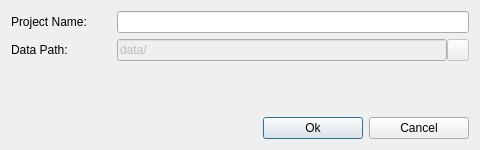
<?xml version="1.0" encoding="UTF-8"?>
<ui version="4.0">
 <class>NewProjectWindow</class>
 <widget class="QDialog" name="NewProjectWindow">
  <property name="windowModality">
   <enum>Qt::ApplicationModal</enum>
  </property>
  <property name="geometry">
   <rect>
    <x>0</x>
    <y>0</y>
    <width>480</width>
    <height>150</height>
   </rect>
  </property>
  <property name="minimumSize">
   <size>
    <width>480</width>
    <height>150</height>
   </size>
  </property>
  <property name="windowTitle">
   <string>New Project</string>
  </property>
  <property name="modal">
   <bool>true</bool>
  </property>
  <layout class="QVBoxLayout" name="verticalLayout_2">
   <property name="sizeConstraint">
    <enum>QLayout::SetMaximumSize</enum>
   </property>
   <item>
    <widget class="QWidget" name="widget" native="true">
     <property name="sizePolicy">
      <sizepolicy hsizetype="Preferred" vsizetype="Maximum">
       <horstretch>0</horstretch>
       <verstretch>0</verstretch>
      </sizepolicy>
     </property>
     <layout class="QGridLayout" name="gridLayout">
      <property name="leftMargin">
       <number>0</number>
      </property>
      <property name="topMargin">
       <number>0</number>
      </property>
      <property name="rightMargin">
       <number>0</number>
      </property>
      <property name="bottomMargin">
       <number>0</number>
      </property>
      <item row="1" column="0">
       <widget class="QLabel" name="lblPathData">
        <property name="baseSize">
         <size>
          <width>0</width>
          <height>0</height>
         </size>
        </property>
        <property name="text">
         <string>Data Path:</string>
        </property>
       </widget>
      </item>
      <item row="0" column="0">
       <widget class="QLabel" name="lblProjectName">
        <property name="minimumSize">
         <size>
          <width>100</width>
          <height>0</height>
         </size>
        </property>
        <property name="baseSize">
         <size>
          <width>100</width>
          <height>0</height>
         </size>
        </property>
        <property name="text">
         <string>Project Name:</string>
        </property>
       </widget>
      </item>
      <item row="0" column="2">
       <widget class="QLineEdit" name="txtProjectName"/>
      </item>
      <item row="1" column="2">
       <widget class="QWidget" name="widget_2" native="true">
        <layout class="QHBoxLayout" name="horizontalLayout_4">
         <property name="spacing">
          <number>0</number>
         </property>
         <property name="leftMargin">
          <number>0</number>
         </property>
         <property name="topMargin">
          <number>0</number>
         </property>
         <property name="rightMargin">
          <number>0</number>
         </property>
         <property name="bottomMargin">
          <number>0</number>
         </property>
         <item>
          <widget class="QLineEdit" name="txtPathData">
           <property name="enabled">
            <bool>false</bool>
           </property>
           <property name="text">
            <string>data/</string>
           </property>
          </widget>
         </item>
         <item>
          <widget class="QToolButton" name="btnDataFolder">
           <property name="enabled">
            <bool>false</bool>
           </property>
           <property name="maximumSize">
            <size>
             <width>22</width>
             <height>22</height>
            </size>
           </property>
           <property name="text">
            <string/>
           </property>
           <property name="icon">
            <iconset resource="MagicGameEditor.qrc">
             <normaloff>:/MagicGameEditor/Images/folder.png</normaloff>:/MagicGameEditor/Images/folder.png</iconset>
           </property>
          </widget>
         </item>
        </layout>
       </widget>
      </item>
     </layout>
    </widget>
   </item>
   <item>
    <spacer name="verticalSpacer">
     <property name="orientation">
      <enum>Qt::Vertical</enum>
     </property>
     <property name="sizeHint" stdset="0">
      <size>
       <width>20</width>
       <height>40</height>
      </size>
     </property>
    </spacer>
   </item>
   <item>
    <widget class="QWidget" name="widget_3" native="true">
     <layout class="QHBoxLayout" name="horizontalLayout">
      <property name="leftMargin">
       <number>0</number>
      </property>
      <property name="topMargin">
       <number>0</number>
      </property>
      <property name="rightMargin">
       <number>0</number>
      </property>
      <property name="bottomMargin">
       <number>0</number>
      </property>
      <item>
       <spacer name="horizontalSpacer">
        <property name="orientation">
         <enum>Qt::Horizontal</enum>
        </property>
        <property name="sizeHint" stdset="0">
         <size>
          <width>40</width>
          <height>20</height>
         </size>
        </property>
       </spacer>
      </item>
      <item>
       <widget class="QPushButton" name="btnOk">
        <property name="minimumSize">
         <size>
          <width>100</width>
          <height>0</height>
         </size>
        </property>
        <property name="text">
         <string>Ok</string>
        </property>
        <property name="default">
         <bool>true</bool>
        </property>
       </widget>
      </item>
      <item>
       <widget class="QPushButton" name="btnCancel">
        <property name="minimumSize">
         <size>
          <width>100</width>
          <height>0</height>
         </size>
        </property>
        <property name="text">
         <string>Cancel</string>
        </property>
       </widget>
      </item>
     </layout>
    </widget>
   </item>
  </layout>
 </widget>
 <tabstops>
  <tabstop>txtProjectName</tabstop>
  <tabstop>txtPathData</tabstop>
  <tabstop>btnDataFolder</tabstop>
 </tabstops>
 <resources>
  <include location="MagicGameEditor.qrc"/>
 </resources>
 <connections/>
</ui>
